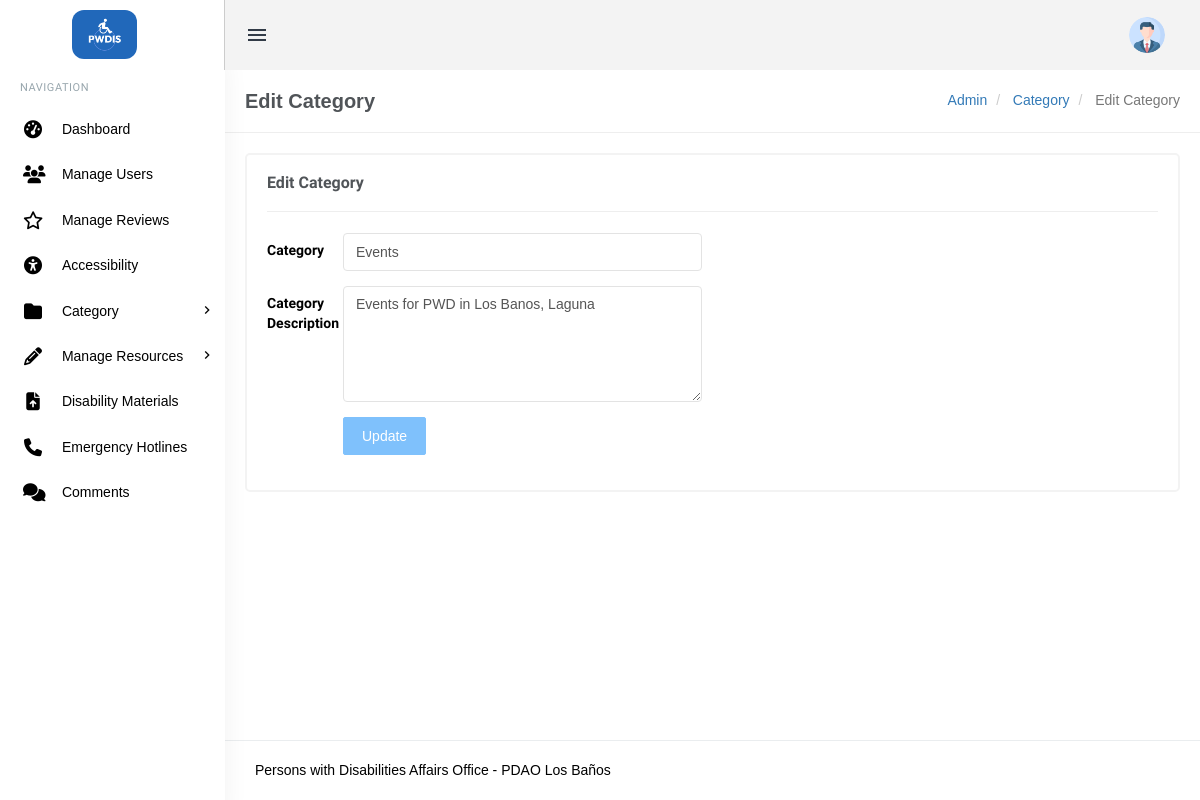
The app's page /admin/edit-category.php?cid=9 (signed in) with its own data.
### tables this page shows
CREATE TABLE `tblcategory` (
  `id` int(11) NOT NULL,
  `CategoryName` varchar(200) DEFAULT NULL,
  `Description` mediumtext DEFAULT NULL,
  `PostingDate` timestamp NULL DEFAULT current_timestamp(),
  `UpdationDate` timestamp NULL DEFAULT NULL,
  `Is_Active` int(1) DEFAULT NULL
);

### admin/edit-category.php (the view, shortened to what this page needs)
<?php
include('includes/config.php');
if (strlen($_SESSION['login']) == 0) {
    header('location:index.php');
} else {
?>
    <!DOCTYPE html>
    <html lang="en">
    <head>
        <link href="assets/css/bootstrap.min.css" rel="stylesheet" type="text/css" />
        <link href="assets/css/core.css" rel="stylesheet" type="text/css" />
        <link href="assets/css/components.css" rel="stylesheet" type="text/css" />
        <link href="assets/css/icons.css" rel="stylesheet" type="text/css" />
        <link href="assets/css/menu.css" rel="stylesheet" type="text/css" />
        <link href="assets/css/responsive.css" rel="stylesheet" type="text/css" />
        <link rel="stylesheet" href="https://cdnjs.cloudflare.com/ajax/libs/font-awesome/6.6.0/css/all.min.css" />
    </head>
    <body class="fixed-left">
        <div id="wrapper">
            <?php include('includes/topheader.php'); ?>
            <?php include('includes/leftsidebar.php'); ?>
            <div class="content-page">
                <div class="content">
                    <div class="container">
                        <div class="row">
                            <div class="col-xs-12">
                                <div class="page-title-box">
                                    <h4 class="page-title">Edit Category</h4>
                                    <ol class="breadcrumb p-0 m-0">
                                        <li>
                                            <a href="#">Admin</a>
                                        </li>
                                        <li>
                                            <a href="#">Category </a>
                                        </li>
                                        <li class="active">
                                            Edit Category
                                        </li>
                                    </ol>
                                    <div class="clearfix"></div>
                                </div>
                            </div>
                        </div>
                        <div class="row">
                            <div class="col-sm-12">
                                <div class="card-box">
                                    <h4 class="m-t-0 header-title"><b>Edit Category </b></h4>
                                    <hr />
                                    <div class="row">
                                        <div class="col-sm-6">
                                        </div>
                                    </div>
                                    <?php
                                    $catid = intval($_GET['cid']);
                                    $query = mysqli_query($con, "Select id,CategoryName,Description,PostingDate,UpdationDate from  tblcategory where Is_Active=1 and id='$catid'");
                                    while ($row = mysqli_fetch_array($query)) {
                                    ?>
                                        <div class="row">
                                            <div class="col-md-6">
                                                <form class="form-horizontal" name="category" method="post">
                                                    <div class="form-group">
                                                        <label class="col-md-2 control-label">Category</label>
                                                        <div class="col-md-10">
                                                            <input type="text" class="form-control" value="<?php echo htmlentities($row['CategoryName']); ?>" name="category" required>
                                                        </div>
                                                    </div>
                                                    <div class="form-group">
                                                        <label class="col-md-2 control-label">Category Description</label>
                                                        <div class="col-md-10">
                                                            <textarea class="form-control" rows="5" name="description" required><?php echo htmlentities($row['Description']); ?></textarea>
                                                        </div>
                                                    </div>
                                                <?php } ?>
                                                <div class="form-group">
                                                    <label class="col-md-2 control-label">&nbsp;</label>
                                                    <div class="col-md-10">
                                                        <button type="submit" class="btn btn-custom waves-effect waves-light btn-md" name="submit">
                                                            Update
                                                        </button>
                                                    </div>
                                                </div>
                                                </form>
                                            </div>
                                        </div>
                                </div>
                            </div>
                        </div>
                    </div>
                </div>
                <?php include('includes/footer.php'); ?>
            </div>
        </div>
    </body>
    </html>
<?php } ?>

### admin/assets/css/core.css (style rules this page uses)
body { font-family: "Poppins", sans-serif; margin: 0; padding-bottom: 60px; overflow-x: hidden; color: black; }
html { position: relative; min-height: 100%; }
.h1, .h2, .h3, .h4, .h5, .h6, h1, h2, h3, h4, h5, h6 { color: #505458; font-family: "Poppins", sans-serif; margin: 10px 0; }
* { outline: none !important; }
b, strong { font-weight: 600; font-family: "Hind Madurai", sans-serif; }
.container { width: auto; }
#wrapper { height: 100%; overflow: hidden; width: 100%; }
.p-0 { padding: 0 !important; }
.m-0 { margin: 0 !important; }
.m-t-0 { margin-top: 0 !important; }
.card-box { padding: 20px; border: 2px solid #f3f3f3; -webkit-border-radius: 5px; border-radius: 5px; -moz-border-radius: 5px; background-clip: padding-box; margin-bottom: 20px; background-color: #ffffff; }
.row { margin-right: -10px; margin-left: -10px; }
.col-lg-1, .col-lg-10, .col-lg-11, .col-lg-12, .col-lg-2, .col-lg-3, .col-lg-4, .col-lg-5, .col-lg-6, .col-lg-7, .col-lg-8, .col-lg-9, .col-md-1, .col-md-10, .col-md-11, .col-md-12, .col-md-2, .col-md-3, .col-md-4, .col-md-5, .col-md-6, .col-md-7, .col-md-8, .col-md-9, .col-sm-1, .col-sm-10, .col-sm-11, .col-sm-12, .col-sm-2, .col-sm-3, .col-sm-4, .col-sm-5, .col-sm-6, .col-sm-7, .col-sm-8, .col-sm-9, .col-xs-1, .col-xs-10, .col-xs-11, .col-xs-12, .col-xs-2, .col-xs-3, .col-xs-4, .col-xs-5, .col-xs-6, .col-xs-7, .col-xs-8, .col-xs-9 { padding-left: 10px; padding-right: 10px; }
.breadcrumb { background-color: transparent; margin-bottom: 15px; padding-top: 10px; padding-left: 0; }
.waves-effect { position: relative; cursor: pointer; display: inline-block; overflow: hidden; -webkit-user-select: none; -moz-user-select: none; -ms-user-select: none; user-select: none; -webkit-tap-highlight-color: transparent; vertical-align: middle; z-index: 1; will-change: opacity, transform; -webkit-transition: all 0.3s ease-out; -moz-transition: all 0.3s ease-out; -o-transition: all 0.3s ease-out; -ms-transition: all 0.3s ease-out; transition: all 0.3s ease-out; }

### admin/assets/css/menu.css (style rules this page uses)
.content-page { margin-left: 225px; overflow: hidden; }
.content-page .content { padding: 0 5px 10px 5px; margin-top: 70px; }
.page-title { font-size: 20px; margin-bottom: 0; margin-top: 0; font-weight: 600; }
.header-title { font-size: 16px; line-height: 16px; margin-bottom: 8px; font-weight: 600; }
.page-title-box { padding: 20px; border-bottom: 1px solid #eee; margin: 0 -20px 20px -20px; }
.page-title-box .page-title { margin-bottom: 0; float: left; }
.page-title-box .breadcrumb { float: right; background-color: transparent !important; }

### records on screen
tblcategory: category "Events", description "Events for PWD in Los Banos, Laguna"
